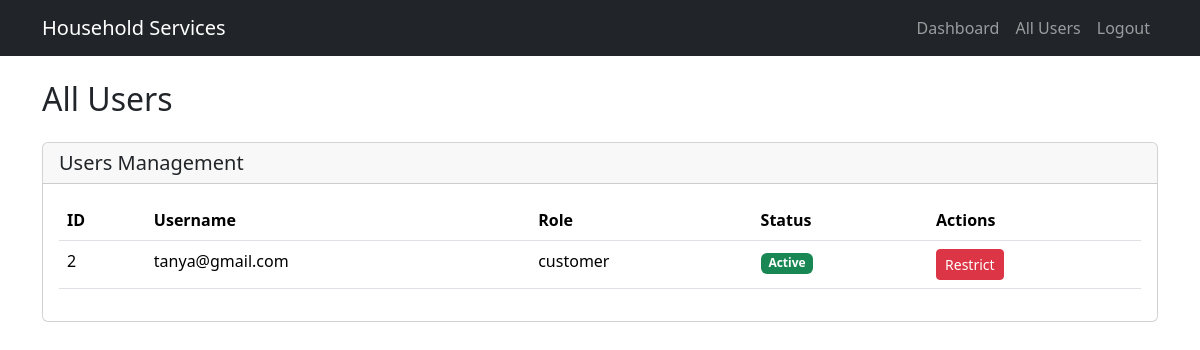
/all_users (signed in), run on the app's committed database.
### models.py (models this page shows)
class User(db.Model):
    id = db.Column(db.Integer, primary_key=True)
    username = db.Column(db.String(80), nullable=False, unique=True)
    password = db.Column(db.String(120), nullable=False)
    role = db.Column(db.String(20), nullable=False)  # admin, customer, professional
    is_active = db.Column(db.Boolean, default=True)  # True means user is active, False means restricted

### app.py (the view)
@app.route("/all_users")
def all_users():
    if "user_id" not in session or session["role"] != "admin":
        flash("Unauthorized access.", "danger")
        return redirect(url_for("login"))
    users = User.query.filter(User.role != 'admin').all()
    return render_template("all_users.html", users=users)

### templates/all_users.html
{% extends "base.html" %}
{% block content %}
<div class="container mt-4">
    <h2 class="mb-4">All Users</h2>
    <div class="row mb-4">
        <div class="col-12">
            <div class="card">
                <div class="card-header">
                    <h5 class="card-title mb-0">Users Management</h5>
                </div>
                <div class="card-body">
                    <div class="table-responsive">
                        <table class="table table-hover">
                            <thead>
                                <tr>
                                    <th>ID</th>
                                    <th>Username</th>
                                    <th>Role</th>
                                    <th>Status</th>
                                    <th>Actions</th>
                                </tr>
                            </thead>
                            <tbody>
                                {% for user in users %}
                                <tr>
                                    <td>{{ user.id }}</td>
                                    <td>{{ user.username }}</td>
                                    <td>{{ user.role }}</td>
                                    <td>
                                        {% if user.is_active %}
                                        <span class="badge bg-success">Active</span>
                                        {% else %}
                                        <span class="badge bg-danger">Restricted</span>
                                        {% endif %}
                                    </td>
                                    <td>
                                        {% if user.is_active %}
                                        <form action="{{ url_for('restrict_user', user_id=user.id) }}" method="post" style="display:inline;">
                                            <button type="submit" class="btn btn-danger btn-sm">Restrict</button>
                                        </form>
                                        {% else %}
                                        <form action="{{ url_for('unrestrict_user', user_id=user.id) }}" method="post" style="display:inline;">
                                            <button type="submit" class="btn btn-success btn-sm">Unrestrict</button>
                                        </form>
                                        {% endif %}
                                    </td>
                                </tr>
                                {% endfor %}
                            </tbody>
                        </table>
                    </div>
                </div>
            </div>
        </div>
    </div>
</div>
{% endblock %}

### data on the page
User: id "2", username "tanya@gmail.com", role "customer", is_active "Active"
